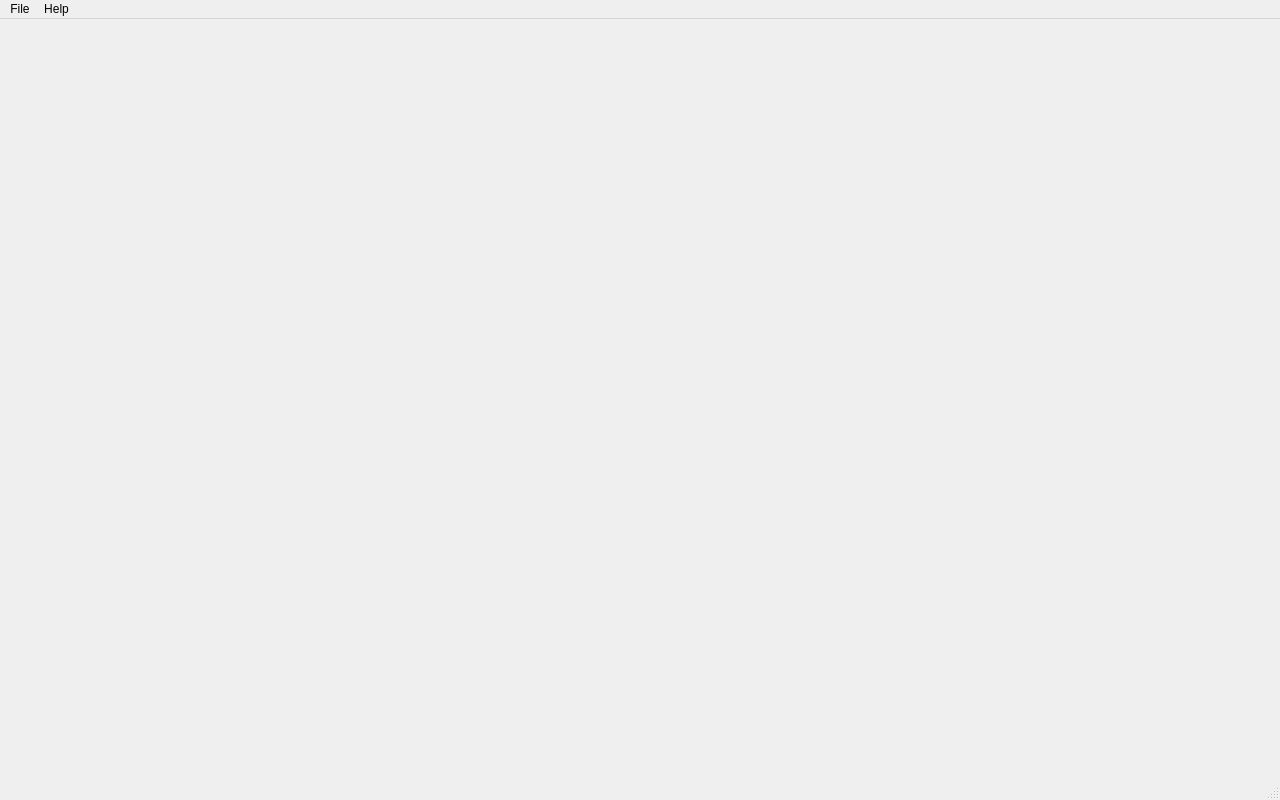
<?xml version="1.0" encoding="UTF-8"?>
<ui version="4.0">
 <class>MainWindow</class>
 <widget class="QMainWindow" name="MainWindow">
  <property name="geometry">
   <rect><x>0</x><y>0</y><width>1280</width><height>800</height></rect>
  </property>
  <property name="windowTitle">
   <string>FMCW THz Radar Simulator</string>
  </property>
  <widget class="QWidget" name="centralWidget"/>
  <widget class="QMenuBar" name="menuBar">
   <property name="geometry">
    <rect><x>0</x><y>0</y><width>1280</width><height>24</height></rect>
   </property>
   <widget class="QMenu" name="menuFile">
    <property name="title"><string>File</string></property>
    <addaction name="actionExportCsv"/>
    <addaction name="separator"/>
    <addaction name="actionQuit"/>
   </widget>
   <widget class="QMenu" name="menuHelp">
    <property name="title"><string>Help</string></property>
    <addaction name="actionAbout"/>
   </widget>
   <addaction name="menuFile"/>
   <addaction name="menuHelp"/>
  </widget>
  <widget class="QStatusBar" name="statusBar"/>
  <action name="actionExportCsv">
   <property name="text"><string>Export IF signal CSV…</string></property>
  </action>
  <action name="actionQuit">
   <property name="text"><string>Quit</string></property>
   <property name="shortcut"><string>Ctrl+Q</string></property>
  </action>
  <action name="actionAbout">
   <property name="text"><string>About</string></property>
  </action>
 </widget>
 <resources/>
 <connections/>
</ui>
